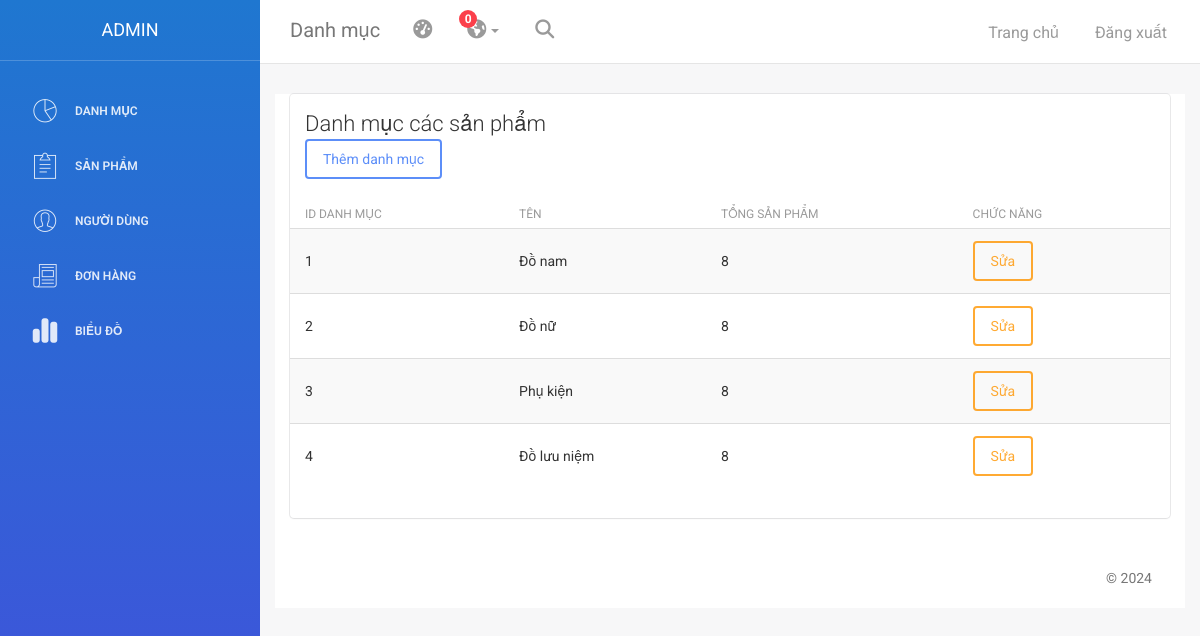
Page /index.php?ctrl=admin (signed in) on the committed database.
### tables this page shows
CREATE TABLE `categories` (
  `id_category` int NOT NULL,
  `name_category` varchar(50) NOT NULL
);

### models/m_database.php (called while the page is built, shortened)
<?php
class Database
{
    private $servername = "localhost";
    private $username = "root";
    private $password = "";
    private $database = "arsenal";
    private $conn;
    public function __construct()
    {
        try {
            $this->conn = new PDO("mysql:host=$this->servername;dbname=$this->database", $this->username, $this->password);
            $this->conn->setAttribute(PDO::ATTR_ERRMODE, PDO::ERRMODE_EXCEPTION);
        } catch (PDOException $e) {
            echo "Connection failed: " . $e->getMessage();
        }
    }
    public function query($sql, $params = [])
    {
        try {
            $statement = $this->conn->prepare($sql);
            $statement->execute($params);
            return $statement;
        } catch (PDOException $e) {
            echo "Query failed: " . $e->getMessage();
            return false;
        }
    }
    public function getAll($sql, $params = [])
    {
        $statement = $this->query($sql, $params);
        if ($statement) {
            return $statement->fetchAll(PDO::FETCH_ASSOC);
        }
        return [];
    }
}

### models/m_category.php (called while the page is built, shortened)
<?php
class Category extends Database
{
    public $db;
    public function __construct()
    {
        $this->db = new Database();
    }
    public function getAllCategories()
    {
        $sql = "SELECT * FROM categories";
        return $this->db->getAll($sql);
    }
}

### models/m_product.php (called while the page is built, shortened)
<?php
class Product extends Database
{
    public $db;
    public function __construct()
    {
        $this->db = new Database();
    }
    public function countProductsByCategory($id)
    {
        $sql = "SELECT COUNT(*) as total_product FROM product WHERE id_category = $id";
        return $this->db->getAll($sql);
    }
}

### viewsadmin/home.php (the view)
<div class="content">
    <div class="container-fluid">
        <div class="row">
            <div class="col-md-12">
                <div class="card">
                    <div class="header">
                        <h4 class="title">Danh mục các sản phẩm</h4>
                        <div>
                            <a href="?ctrl=admin&view=addcate"><button type="button" class="btn btn-primary">
                                    Thêm danh mục
                                </button></a>
                        </div>
                    </div>
                    <div class="content table-responsive table-full-width">
                        <table class="table table-hover table-striped">
                            <thead>
                                <th>Id danh mục</th>
                                <th>Tên</th>
                                <th>Tổng sản phẩm</th>
                                <th>Chức năng</th>
                            </thead>
                            <tbody>
                                <form action="?ctrl=admin&view=home" method="post">
                                    <?php foreach ($Allcates as $cate) {
                                        $i = 0;
                                        extract($cate);
                                        $countpro = $prod->countProductsByCategory($id_category); ?>
                                        <tr>
                                            <td><?= $id_category ?></td>
                                            <td><?= $name_category ?></td>
                                            <td><?= $countpro[$i]["total_product"] ?></td>
                                            <td>
                                                <a href="?ctrl=admin&view=editcate&id=<?= $id_category ?>" class="btn btn-warning">Sửa</a>
                                            </td>
                                        </tr>
                                    <?php $i++;
                                    } ?>
                                </form>
                            </tbody>
                        </table>
                    </div>
                </div>
            </div>

### index.php (shortened to what this page needs)
<?php
include_once 'models/m_database.php';
include_once 'models/m_product.php';
include_once 'models/m_category.php';
$prod = new Product();
$cates = new Category();
$cate_all = $cates->getAllCategories();
if (isset($_GET['ctrl'])) {
    switch ($_GET['ctrl']) {
        case 'admin':
            include_once "./controllers/c_admin.php";
            break;
    }
} else {
    include_once "./controllers/c_page.php";
}

### viewsadmin/header.php (shortened to what this page needs)
<!doctype html>
<html lang="en">
<head>
    <link href="./assets/public/stylesheets/bootstrap.min.css" rel="stylesheet" />
    <link href="./assets/public/stylesheets/animate.min.css" rel="stylesheet"/>
    <link href="./assets/public/stylesheets/light-bootstrap-dashboard.css" rel="stylesheet"/>
    <link href="./assets/public/stylesheets/demo.css" rel="stylesheet" />
    <link href="http://maxcdn.bootstrapcdn.com/font-awesome/4.2.0/css/font-awesome.min.css" rel="stylesheet">
    <link href="./assets/public/stylesheets/pe-icon-7-stroke.css" rel="stylesheet" />
</head>
<body>
<div class="wrapper">
    <div class="sidebar" data-color="blue" >
    	<div class="sidebar-wrapper">
            <div class="logo">
                <a href="" class="simple-text">
                    ADMIN
                </a>
            </div>
            <ul class="nav">
                <li>
                    <a href="?ctrl=admin">
                        <i class="pe-7s-graph"></i>
                        <p>Danh mục</p>
                    </a>
                </li>
                <li>
                    <a href="?ctrl=admin&view=addpro">
                        <i class="pe-7s-note2"></i>
                        <p>Sản phẩm</p>
                    </a>
                </li>
                <li>
                    <a href="?ctrl=admin&view=user">
                        <i class="pe-7s-user"></i>
                        <p>Người dùng</p>
                    </a>
                    </li>
                <li>
                    <a href="?ctrl=admin&view=order">
                        <i class="pe-7s-news-paper"></i>
                        <p>Đơn hàng</p>
                    </a>
                </li>
                <li>
                    <a href="?ctrl=admin&view=chart">
                    <i class="fa-solid fa-chart-simple"></i>
                        <p>Biểu đồ</p>
                    </a>
                </li>
            </ul>
    	</div>
    </div>
    <div class="main-panel">
		<nav class="navbar navbar-default navbar-fixed">
            <div class="container-fluid">
                <div class="navbar-header">
                    <a class="navbar-brand" href="#">Danh mục</a>
                </div>
                <div class="collapse navbar-collapse">
                    <ul class="nav navbar-nav navbar-left">
                        <li>
                            <a href="#" class="dropdown-toggle" data-toggle="dropdown">
                                <i class="fa fa-dashboard"></i>
                            </a>
                        </li>
                        <li class="dropdown">
                              <a href="#" class="dropdown-toggle" data-toggle="dropdown">
                                    <i class="fa fa-globe"></i>
                                    <b class="caret hidden-sm hidden-xs"></b>
                                    <span class="notification hidden-sm hidden-xs">0</span>
                              </a>
                        </li>
                        <li>
                           <a href="">
                                <i class="fa fa-search"></i>
                            </a>
                        </li>
                    </ul>
                    <ul class="nav navbar-nav navbar-right">
                        <li>
                        <a href="index.php">
                                <p>Trang chủ</p>
                            </a>
                        </li>
                        <li>
                            <a href="?ctrl=user&view=logout">
                                <p>Đăng xuất</p>
                            </a>
                        </li>
                    </ul>
                </div>
            </div>
        </nav>

### controllers/c_admin.php
<?php
include_once './viewsadmin/header.php';
if (isset($_GET['view'])) {
    switch ($_GET['view']) {
        case 'chart':
            $productmen = $prod->getProductsByCategory(1,0);
            $productwomen = $prod->getProductsByCategory(2,0);
            $productaccessory = $prod->getProductsByCategory(3,0);
            $productsouvenirs = $prod->getProductsByCategory(4,0);
            include './viewsadmin/chart.php';
            break;
        case 'editprod':
            if (isset($_GET['id'])) {
                $product = $prod->getProductsById($_GET['id']);
                $getcate = $cates->getAllCategories();
                if (isset($_POST['updateprod'])) {
                    $updateprod = $prod->updateProduct($_GET['id'], $_POST['image'], $_POST['name'], $_POST['price'], $_POST['description'], $_POST['cate'], $_POST['quantity']);
                }
            }
            include_once './viewsadmin/editprod.php';
            break;
        case 'addpro':
            $addpro_list = $prod->getAllProducts();
            $getcate = $cates->getAllCategories();
            if(isset($_POST['addprod'])) {
                $addnew = $prod->addProduct($_POST['image'], $_POST['name'], $_POST['price'], $_POST['description'], $_POST['cate'], $_POST['quantity']);
            }
            if(isset($_POST['Del'])) {
                $delprod = $prod->deleteProduct($_POST['idprod']);
            }
            include_once './viewsadmin/addpro.php';
            break;
        case 'order':
            include './viewsadmin/order.php';
            break;
        case 'user':
            $user_list = $user->getAllUser();
            include './viewsadmin/user.php';
            break;
        case 'editcate':
            if (isset($_GET['id'])) {
                $id = $_GET['id'];
                $category = $cates->getCategoryById($id);
                if (isset($_POST['update_category'])) {
                    $name_category = $_POST['name_category'];
                    $cates->updateCategory($id, $name_category);
                    header("Location: ?ctrl=admin");
                    exit();
                }
            }
            include './viewsadmin/editcate.php';
            break;
        case 'addcate':
            if (isset($_POST['add_category'])) {
                $name_category = $_POST['name_category'];
                if (!empty($name_category)) {
                    $cates->addCategory($name_category);
                    header("Location: ?ctrl=admin");
                    exit();
                } else {
                    echo "<script>alert('Tên danh mục không được để trống');</script>";
                }
            }
            include_once 'viewsadmin/addcate.php';
            break;
    }
} else {
    $Allcates = $cates->getAllCategories();
    include_once './viewsadmin/home.php';
}
include_once './viewsadmin/footer.php';

### viewsadmin/footer.php (shortened to what this page needs)
<footer class="footer">
            <div class="container-fluid">
                <p class="copyright pull-right">
                    &copy; <script>document.write(new Date().getFullYear())</script> <a href="http://www.creative-tim.com"></a>
                </p>
            </div>
        </footer>
    </div>
</div>
</body>
</html>

### rows in the picture
categories: id_category "1", name_category "Đồ nam", total_product "8"
categories: id_category "2", name_category "Đồ nữ", total_product "8"
categories: id_category "3", name_category "Phụ kiện", total_product "8"
categories: id_category "4", name_category "Đồ lưu niệm", total_product "8"
